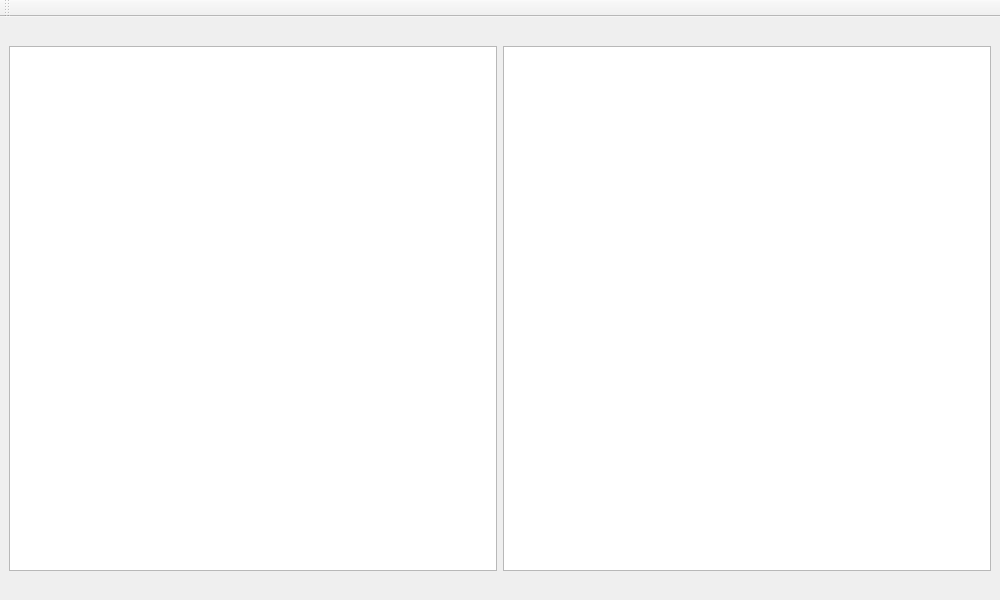
<?xml version="1.0" encoding="UTF-8"?>
<ui version="4.0">
 <class>MainWindow</class>
 <widget class="QMainWindow" name="MainWindow">
  <property name="geometry">
   <rect>
    <x>0</x>
    <y>0</y>
    <width>1000</width>
    <height>600</height>
   </rect>
  </property>
  <property name="minimumSize">
   <size>
    <width>1000</width>
    <height>550</height>
   </size>
  </property>
  <property name="maximumSize">
   <size>
    <width>16777215</width>
    <height>16777215</height>
   </size>
  </property>
  <property name="windowTitle">
   <string>MainWindow</string>
  </property>
  <widget class="QWidget" name="centralwidget">
   <layout class="QVBoxLayout" name="verticalLayout">
    <item>
     <spacer name="verticalSpacer">
      <property name="orientation">
       <enum>Qt::Vertical</enum>
      </property>
      <property name="sizeType">
       <enum>QSizePolicy::Fixed</enum>
      </property>
      <property name="sizeHint" stdset="0">
       <size>
        <width>20</width>
        <height>20</height>
       </size>
      </property>
     </spacer>
    </item>
    <item>
     <layout class="QHBoxLayout" name="horizontalLayout">
      <item>
       <widget class="MyGraphicsView" name="left_graphics_view_"/>
      </item>
      <item>
       <widget class="MyGraphicsView" name="right_graphics_view_">
        <property name="focusPolicy">
         <enum>Qt::NoFocus</enum>
        </property>
       </widget>
      </item>
     </layout>
    </item>
    <item>
     <spacer name="verticalSpacer_2">
      <property name="orientation">
       <enum>Qt::Vertical</enum>
      </property>
      <property name="sizeType">
       <enum>QSizePolicy::Fixed</enum>
      </property>
      <property name="sizeHint" stdset="0">
       <size>
        <width>20</width>
        <height>20</height>
       </size>
      </property>
     </spacer>
    </item>
   </layout>
  </widget>
  <widget class="QMenuBar" name="menubar">
   <property name="geometry">
    <rect>
     <x>0</x>
     <y>0</y>
     <width>1000</width>
     <height>26</height>
    </rect>
   </property>
   <property name="focusPolicy">
    <enum>Qt::StrongFocus</enum>
   </property>
  </widget>
  <widget class="QToolBar" name="toolBar">
   <property name="windowTitle">
    <string>toolBar</string>
   </property>
   <attribute name="toolBarArea">
    <enum>TopToolBarArea</enum>
   </attribute>
   <attribute name="toolBarBreak">
    <bool>false</bool>
   </attribute>
  </widget>
  <action name="open_image">
   <property name="text">
    <string>open image</string>
   </property>
  </action>
  <action name="help">
   <property name="text">
    <string>help</string>
   </property>
  </action>
 </widget>
 <customwidgets>
  <customwidget>
   <class>MyGraphicsView</class>
   <extends>QGraphicsView</extends>
   <header>my_graphics_view.h</header>
  </customwidget>
 </customwidgets>
 <resources/>
 <connections/>
</ui>
